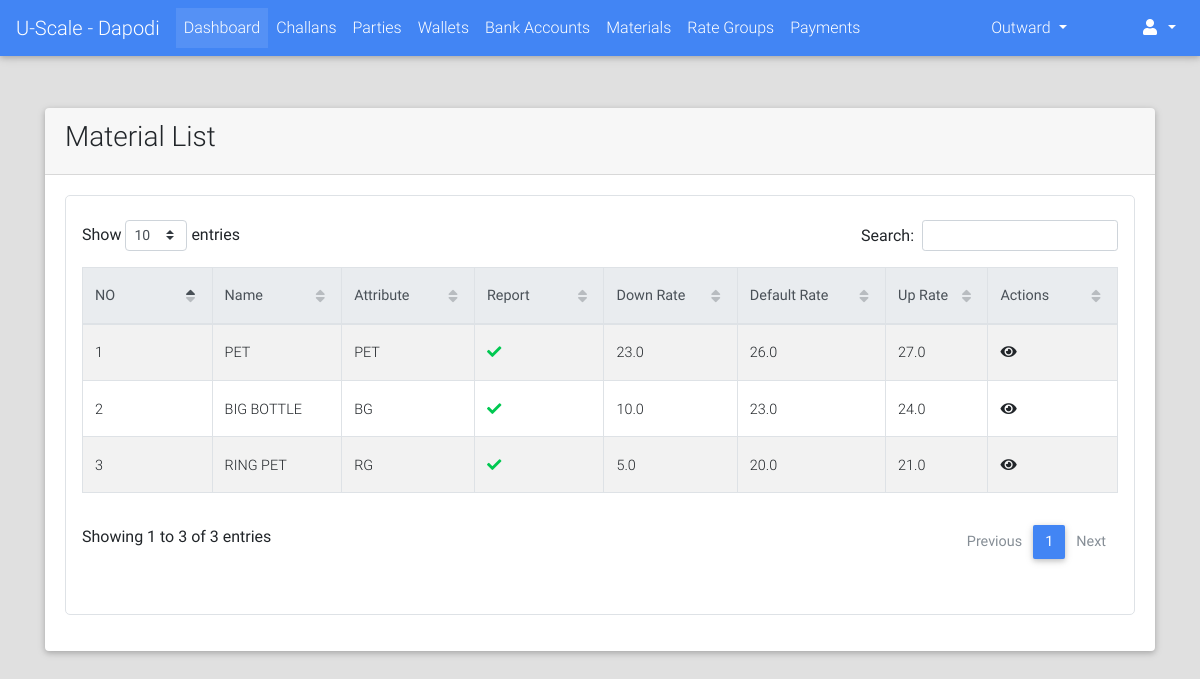
The page /materials/list/ (signed in) on the database its author committed.
### materials/models.py (models this page shows, shortened)
class Material(models.Model):
    name = models.CharField(max_length=64)
    attribute = models.CharField(max_length=6, blank=True)
    material_code = models.CharField(max_length=12)
    extra_info = models.TextField(blank=True)
    has_report = models.BooleanField(default=False)
    merge_material = models.ForeignKey("self", related_name="merge_materials", on_delete=models.SET_NULL, blank=True, null=True)
    up_rate = models.FloatField(default=1.0, validators=[MinValueValidator(limit_value=0.1)])
    default_rate = models.FloatField(default=1.0, validators=[MinValueValidator(limit_value=0.1)])
    down_rate = models.FloatField(default=1.0, validators=[MinValueValidator(limit_value=0.1)])
    is_active = models.BooleanField(default=True)
    @property
    def get_absolute_url(self):
        return reverse_lazy("materials:detail", kwargs={"material_code": self.material_code})

### materials/views.py (the view)
class MaterialListView(LoginRequiredMixin, ListView):
    model = Material
    context_object_name = "materials"
    template_name = "materials/list.html"
    def get_queryset(self):
        qs = super().get_queryset()
        return qs.filter(is_active=True)

### portal/templates/materials/list.html (shortened to what this page needs)
{% extends "portal/base.html" %}
{% load crispy_forms_tags %}
{% load static %}
{% block custom_links %}
    <link href="{% static "css/addons/datatables.min.css" %}" rel="stylesheet">
    <link href="{% static "css/addons/datatables-select.min.css" %}" rel="stylesheet">
{% endblock %}
{% block content %}
    <br><br>
    <div class="container">
        <div class="card">
            <div class="card-header">
                <div class="m-auto">
                    <h3 class=>Material List</h3>
                </div>
            </div>
            <div class="card-body">
                 <div class="table p-3 border" style="border-radius: 5px">
                    <table id="dt-basic-checkbox" class="table table-striped table-bordered" cellspacing="0" width="100%">
                         <thead class="thead-light">
                            <th class="th-sm">NO</th>
                            <th class="th-sm">Name</th>
                            <th class="th-sm">Attribute</th>
                            <th class="th-sm">Report</th>
                            <th>Down Rate</th>
                            <th>Default Rate</th>
                            <th>Up Rate</th>
                            <th class="th-sm">Actions</th>
                         </thead>
                         <tbody>
                             {% if materials %}
                                 {% for material in materials %}
                                     <tr>
                                        <td>{{ forloop.counter }}</td>
                                         <td><a href="{{ material.get_absolute_url }}">{{ material.name }}</a></td>
                                        <td>{{ material.attribute }}</td>
                                        <td>
                                            {% if material.has_report %}
                                                <i class="fa fa-check text-success"></i>
                                            {% else %}
                                                <i class="fa fa-times text-danger"></i>
                                            {% endif %}
                                        </td>
                                        <td>{{ material.down_rate }}</td>
                                        <td>{{ material.default_rate }}</td>
                                        <td>{{ material.up_rate }}</td>
                                        <td><a href="{{ material.get_absolute_url }}"><i class="fa fa-eye"></i></a></td>
                                     </tr>
                                 {% endfor %}
                             {% else %}
                                 <span class="text-black-50 font-weight-bold">No Parties Found</span>
                             {% endif %}
                         </tbody>
                    </table>
                 </div>
            </div>
        </div>
    </div>
{% endblock %}

### rows shown on the page
Material: name "PET", attribute "PET", has_report True (drawn), down_rate "23.0", default_rate "26.0", up_rate "27.0"
Material: name "BIG BOTTLE", attribute "BG", has_report True (drawn), down_rate "10.0", default_rate "23.0", up_rate "24.0"
Material: name "RING PET", attribute "RG", has_report True (drawn), down_rate "5.0", default_rate "20.0", up_rate "21.0"
